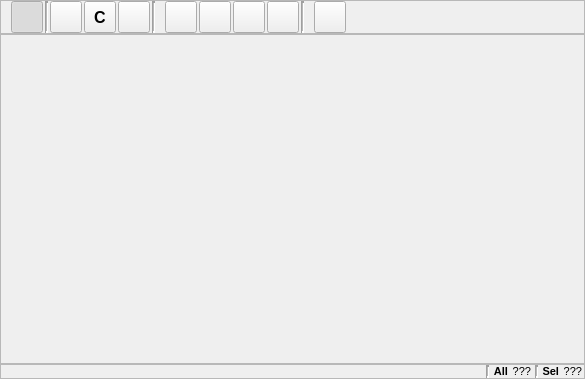
<?xml version="1.0" encoding="UTF-8"?>
<ui version="4.0">
 <class>SpeciesEditor</class>
 <widget class="QWidget" name="SpeciesEditor">
  <property name="geometry">
   <rect>
    <x>0</x>
    <y>0</y>
    <width>585</width>
    <height>379</height>
   </rect>
  </property>
  <property name="font">
   <font>
    <pointsize>9</pointsize>
   </font>
  </property>
  <property name="windowTitle">
   <string>Form</string>
  </property>
  <layout class="QVBoxLayout" name="verticalLayout">
   <property name="spacing">
    <number>0</number>
   </property>
   <property name="leftMargin">
    <number>0</number>
   </property>
   <property name="topMargin">
    <number>0</number>
   </property>
   <property name="rightMargin">
    <number>0</number>
   </property>
   <property name="bottomMargin">
    <number>0</number>
   </property>
   <item>
    <widget class="QFrame" name="ToolsFrame">
     <property name="font">
      <font>
       <pointsize>8</pointsize>
      </font>
     </property>
     <property name="frameShape">
      <enum>QFrame::StyledPanel</enum>
     </property>
     <property name="frameShadow">
      <enum>QFrame::Sunken</enum>
     </property>
     <layout class="QHBoxLayout" name="horizontalLayout_4">
      <property name="spacing">
       <number>2</number>
      </property>
      <property name="leftMargin">
       <number>2</number>
      </property>
      <property name="topMargin">
       <number>0</number>
      </property>
      <property name="rightMargin">
       <number>2</number>
      </property>
      <property name="bottomMargin">
       <number>0</number>
      </property>
      <item>
       <widget class="QLabel" name="ToolbarInteractionLabel">
        <property name="sizePolicy">
         <sizepolicy hsizetype="Fixed" vsizetype="Fixed">
          <horstretch>0</horstretch>
          <verstretch>0</verstretch>
         </sizepolicy>
        </property>
        <property name="maximumSize">
         <size>
          <width>24</width>
          <height>24</height>
         </size>
        </property>
        <property name="text">
         <string/>
        </property>
        <property name="pixmap">
         <pixmap>:/viewer_toolbar/icons/viewer_toolbar_interaction.svg</pixmap>
        </property>
        <property name="scaledContents">
         <bool>true</bool>
        </property>
       </widget>
      </item>
      <item>
       <widget class="QToolButton" name="InteractionViewButton">
        <property name="minimumSize">
         <size>
          <width>32</width>
          <height>32</height>
         </size>
        </property>
        <property name="maximumSize">
         <size>
          <width>32</width>
          <height>32</height>
         </size>
        </property>
        <property name="toolTip">
         <string>View mode</string>
        </property>
        <property name="text">
         <string/>
        </property>
        <property name="icon">
         <iconset>
          <normaloff>:/viewer/icons/viewer_interact.svg</normaloff>
          <normalon>:/viewer/icons/viewer_interact_on.svg</normalon>:/viewer/icons/viewer_interact.svg</iconset>
        </property>
        <property name="iconSize">
         <size>
          <width>24</width>
          <height>24</height>
         </size>
        </property>
        <property name="checkable">
         <bool>true</bool>
        </property>
        <property name="checked">
         <bool>true</bool>
        </property>
        <property name="autoExclusive">
         <bool>false</bool>
        </property>
       </widget>
      </item>
      <item>
       <widget class="Line" name="line">
        <property name="lineWidth">
         <number>2</number>
        </property>
        <property name="midLineWidth">
         <number>1</number>
        </property>
        <property name="orientation">
         <enum>Qt::Vertical</enum>
        </property>
       </widget>
      </item>
      <item>
       <widget class="QToolButton" name="InteractionDrawButton">
        <property name="minimumSize">
         <size>
          <width>32</width>
          <height>32</height>
         </size>
        </property>
        <property name="maximumSize">
         <size>
          <width>32</width>
          <height>32</height>
         </size>
        </property>
        <property name="toolTip">
         <string>Draw mode</string>
        </property>
        <property name="text">
         <string/>
        </property>
        <property name="icon">
         <iconset>
          <normaloff>:/viewer/icons/viewer_edit.svg</normaloff>
          <normalon>:/viewer/icons/viewer_edit_on.svg</normalon>:/viewer/icons/viewer_edit.svg</iconset>
        </property>
        <property name="iconSize">
         <size>
          <width>24</width>
          <height>24</height>
         </size>
        </property>
        <property name="checkable">
         <bool>true</bool>
        </property>
        <property name="checked">
         <bool>false</bool>
        </property>
        <property name="autoExclusive">
         <bool>false</bool>
        </property>
       </widget>
      </item>
      <item>
       <widget class="QToolButton" name="InteractionDrawElementButton">
        <property name="minimumSize">
         <size>
          <width>32</width>
          <height>32</height>
         </size>
        </property>
        <property name="maximumSize">
         <size>
          <width>32</width>
          <height>32</height>
         </size>
        </property>
        <property name="font">
         <font>
          <pointsize>12</pointsize>
          <weight>75</weight>
          <bold>true</bold>
         </font>
        </property>
        <property name="text">
         <string>C</string>
        </property>
        <property name="iconSize">
         <size>
          <width>24</width>
          <height>24</height>
         </size>
        </property>
       </widget>
      </item>
      <item>
       <widget class="QToolButton" name="InteractionDeleteButton">
        <property name="minimumSize">
         <size>
          <width>32</width>
          <height>32</height>
         </size>
        </property>
        <property name="maximumSize">
         <size>
          <width>32</width>
          <height>32</height>
         </size>
        </property>
        <property name="toolTip">
         <string>Delete mode</string>
        </property>
        <property name="text">
         <string/>
        </property>
        <property name="icon">
         <iconset>
          <normaloff>:/viewer/icons/viewer_delete.svg</normaloff>:/viewer/icons/viewer_delete.svg</iconset>
        </property>
        <property name="iconSize">
         <size>
          <width>24</width>
          <height>24</height>
         </size>
        </property>
        <property name="checkable">
         <bool>true</bool>
        </property>
        <property name="checked">
         <bool>false</bool>
        </property>
        <property name="autoExclusive">
         <bool>false</bool>
        </property>
       </widget>
      </item>
      <item>
       <widget class="Line" name="line_2">
        <property name="lineWidth">
         <number>2</number>
        </property>
        <property name="midLineWidth">
         <number>1</number>
        </property>
        <property name="orientation">
         <enum>Qt::Vertical</enum>
        </property>
       </widget>
      </item>
      <item>
       <widget class="QLabel" name="ToolbarVIewLabel">
        <property name="sizePolicy">
         <sizepolicy hsizetype="Fixed" vsizetype="Fixed">
          <horstretch>0</horstretch>
          <verstretch>0</verstretch>
         </sizepolicy>
        </property>
        <property name="maximumSize">
         <size>
          <width>24</width>
          <height>24</height>
         </size>
        </property>
        <property name="text">
         <string/>
        </property>
        <property name="pixmap">
         <pixmap>:/viewer_toolbar/icons/viewer_toolbar_view.svg</pixmap>
        </property>
        <property name="scaledContents">
         <bool>true</bool>
        </property>
       </widget>
      </item>
      <item>
       <widget class="QToolButton" name="ViewResetButton">
        <property name="minimumSize">
         <size>
          <width>32</width>
          <height>32</height>
         </size>
        </property>
        <property name="maximumSize">
         <size>
          <width>32</width>
          <height>32</height>
         </size>
        </property>
        <property name="toolTip">
         <string>Reset view, showing all data</string>
        </property>
        <property name="text">
         <string/>
        </property>
        <property name="icon">
         <iconset>
          <normaloff>:/viewer/icons/viewer_reset.svg</normaloff>:/viewer/icons/viewer_reset.svg</iconset>
        </property>
        <property name="iconSize">
         <size>
          <width>24</width>
          <height>24</height>
         </size>
        </property>
        <property name="checkable">
         <bool>false</bool>
        </property>
        <property name="checked">
         <bool>false</bool>
        </property>
        <property name="autoExclusive">
         <bool>false</bool>
        </property>
       </widget>
      </item>
      <item>
       <widget class="QToolButton" name="ViewSpheresButton">
        <property name="minimumSize">
         <size>
          <width>32</width>
          <height>32</height>
         </size>
        </property>
        <property name="maximumSize">
         <size>
          <width>32</width>
          <height>32</height>
         </size>
        </property>
        <property name="toolTip">
         <string>Use spheres for model display</string>
        </property>
        <property name="text">
         <string/>
        </property>
        <property name="icon">
         <iconset>
          <normaloff>:/viewer/icons/viewer_spheres.svg</normaloff>
          <normalon>:/viewer/icons/viewer_spheres_on.svg</normalon>:/viewer/icons/viewer_spheres.svg</iconset>
        </property>
        <property name="iconSize">
         <size>
          <width>24</width>
          <height>24</height>
         </size>
        </property>
        <property name="checkable">
         <bool>true</bool>
        </property>
        <property name="checked">
         <bool>false</bool>
        </property>
        <property name="autoExclusive">
         <bool>false</bool>
        </property>
       </widget>
      </item>
      <item>
       <widget class="QToolButton" name="ViewAxesVisibleButton">
        <property name="minimumSize">
         <size>
          <width>32</width>
          <height>32</height>
         </size>
        </property>
        <property name="maximumSize">
         <size>
          <width>32</width>
          <height>32</height>
         </size>
        </property>
        <property name="toolTip">
         <string>Toggle visibility of axes</string>
        </property>
        <property name="text">
         <string/>
        </property>
        <property name="icon">
         <iconset>
          <normaloff>:/viewer/icons/viewer_axes.svg</normaloff>
          <normalon>:/viewer/icons/viewer_axes_on.svg</normalon>:/viewer/icons/viewer_axes.svg</iconset>
        </property>
        <property name="iconSize">
         <size>
          <width>24</width>
          <height>24</height>
         </size>
        </property>
        <property name="checkable">
         <bool>true</bool>
        </property>
        <property name="checked">
         <bool>false</bool>
        </property>
        <property name="autoExclusive">
         <bool>false</bool>
        </property>
       </widget>
      </item>
      <item>
       <widget class="QToolButton" name="ViewCopyToClipboardButton">
        <property name="minimumSize">
         <size>
          <width>32</width>
          <height>32</height>
         </size>
        </property>
        <property name="maximumSize">
         <size>
          <width>32</width>
          <height>32</height>
         </size>
        </property>
        <property name="toolTip">
         <string>Copy current view contents to clipboard</string>
        </property>
        <property name="text">
         <string/>
        </property>
        <property name="icon">
         <iconset>
          <normaloff>:/viewer/icons/viewer_snapshot.svg</normaloff>:/viewer/icons/viewer_snapshot.svg</iconset>
        </property>
        <property name="iconSize">
         <size>
          <width>24</width>
          <height>24</height>
         </size>
        </property>
        <property name="checkable">
         <bool>false</bool>
        </property>
        <property name="checked">
         <bool>false</bool>
        </property>
        <property name="autoExclusive">
         <bool>false</bool>
        </property>
       </widget>
      </item>
      <item>
       <widget class="Line" name="line_5">
        <property name="lineWidth">
         <number>2</number>
        </property>
        <property name="midLineWidth">
         <number>1</number>
        </property>
        <property name="orientation">
         <enum>Qt::Vertical</enum>
        </property>
       </widget>
      </item>
      <item>
       <widget class="QLabel" name="ToolbarToolsLabel">
        <property name="sizePolicy">
         <sizepolicy hsizetype="Fixed" vsizetype="Fixed">
          <horstretch>0</horstretch>
          <verstretch>0</verstretch>
         </sizepolicy>
        </property>
        <property name="maximumSize">
         <size>
          <width>24</width>
          <height>24</height>
         </size>
        </property>
        <property name="text">
         <string/>
        </property>
        <property name="pixmap">
         <pixmap>:/viewer_toolbar/icons/viewer_toolbar_tools.svg</pixmap>
        </property>
        <property name="scaledContents">
         <bool>true</bool>
        </property>
       </widget>
      </item>
      <item>
       <widget class="QToolButton" name="ToolsCalculateBondingButton">
        <property name="minimumSize">
         <size>
          <width>32</width>
          <height>32</height>
         </size>
        </property>
        <property name="maximumSize">
         <size>
          <width>32</width>
          <height>32</height>
         </size>
        </property>
        <property name="toolTip">
         <string>Add missing bonds to the species</string>
        </property>
        <property name="text">
         <string/>
        </property>
        <property name="icon">
         <iconset>
          <normaloff>:/viewer/icons/viewer_calculatebonds.svg</normaloff>:/viewer/icons/viewer_calculatebonds.svg</iconset>
        </property>
        <property name="iconSize">
         <size>
          <width>24</width>
          <height>24</height>
         </size>
        </property>
        <property name="checkable">
         <bool>false</bool>
        </property>
        <property name="checked">
         <bool>false</bool>
        </property>
        <property name="autoExclusive">
         <bool>false</bool>
        </property>
       </widget>
      </item>
      <item>
       <spacer name="horizontalSpacer">
        <property name="orientation">
         <enum>Qt::Horizontal</enum>
        </property>
        <property name="sizeHint" stdset="0">
         <size>
          <width>40</width>
          <height>20</height>
         </size>
        </property>
       </spacer>
      </item>
     </layout>
    </widget>
   </item>
   <item>
    <widget class="QFrame" name="MainViewFrame">
     <property name="sizePolicy">
      <sizepolicy hsizetype="Expanding" vsizetype="Expanding">
       <horstretch>0</horstretch>
       <verstretch>0</verstretch>
      </sizepolicy>
     </property>
     <property name="minimumSize">
      <size>
       <width>300</width>
       <height>300</height>
      </size>
     </property>
     <property name="frameShape">
      <enum>QFrame::StyledPanel</enum>
     </property>
     <property name="frameShadow">
      <enum>QFrame::Sunken</enum>
     </property>
     <layout class="QHBoxLayout" name="horizontalLayout">
      <property name="spacing">
       <number>0</number>
      </property>
      <property name="leftMargin">
       <number>0</number>
      </property>
      <property name="topMargin">
       <number>0</number>
      </property>
      <property name="rightMargin">
       <number>0</number>
      </property>
      <property name="bottomMargin">
       <number>0</number>
      </property>
      <item>
       <widget class="SpeciesViewer" name="SpeciesView" native="true">
        <property name="sizePolicy">
         <sizepolicy hsizetype="Expanding" vsizetype="Expanding">
          <horstretch>0</horstretch>
          <verstretch>3</verstretch>
         </sizepolicy>
        </property>
        <property name="cursor">
         <cursorShape>CrossCursor</cursorShape>
        </property>
        <property name="mouseTracking">
         <bool>true</bool>
        </property>
        <property name="focusPolicy">
         <enum>Qt::WheelFocus</enum>
        </property>
       </widget>
      </item>
     </layout>
    </widget>
   </item>
   <item>
    <widget class="QFrame" name="InfoFrame">
     <property name="font">
      <font>
       <pointsize>8</pointsize>
      </font>
     </property>
     <property name="frameShape">
      <enum>QFrame::StyledPanel</enum>
     </property>
     <property name="frameShadow">
      <enum>QFrame::Sunken</enum>
     </property>
     <layout class="QHBoxLayout" name="horizontalLayout_2">
      <property name="spacing">
       <number>4</number>
      </property>
      <property name="leftMargin">
       <number>2</number>
      </property>
      <property name="topMargin">
       <number>0</number>
      </property>
      <property name="rightMargin">
       <number>2</number>
      </property>
      <property name="bottomMargin">
       <number>0</number>
      </property>
      <item>
       <widget class="QLabel" name="ModeLabel">
        <property name="sizePolicy">
         <sizepolicy hsizetype="Ignored" vsizetype="Preferred">
          <horstretch>0</horstretch>
          <verstretch>0</verstretch>
         </sizepolicy>
        </property>
        <property name="text">
         <string/>
        </property>
        <property name="alignment">
         <set>Qt::AlignLeading|Qt::AlignLeft|Qt::AlignVCenter</set>
        </property>
       </widget>
      </item>
      <item>
       <widget class="Line" name="line_3">
        <property name="lineWidth">
         <number>2</number>
        </property>
        <property name="midLineWidth">
         <number>1</number>
        </property>
        <property name="orientation">
         <enum>Qt::Vertical</enum>
        </property>
       </widget>
      </item>
      <item>
       <widget class="QLabel" name="FormulaPreLabel">
        <property name="sizePolicy">
         <sizepolicy hsizetype="Maximum" vsizetype="Preferred">
          <horstretch>0</horstretch>
          <verstretch>0</verstretch>
         </sizepolicy>
        </property>
        <property name="font">
         <font>
          <weight>75</weight>
          <bold>true</bold>
         </font>
        </property>
        <property name="text">
         <string>All</string>
        </property>
        <property name="alignment">
         <set>Qt::AlignRight|Qt::AlignTrailing|Qt::AlignVCenter</set>
        </property>
       </widget>
      </item>
      <item>
       <widget class="QLabel" name="FormulaLabel">
        <property name="sizePolicy">
         <sizepolicy hsizetype="Maximum" vsizetype="Preferred">
          <horstretch>0</horstretch>
          <verstretch>0</verstretch>
         </sizepolicy>
        </property>
        <property name="text">
         <string>???</string>
        </property>
        <property name="alignment">
         <set>Qt::AlignRight|Qt::AlignTrailing|Qt::AlignVCenter</set>
        </property>
       </widget>
      </item>
      <item>
       <widget class="Line" name="line_4">
        <property name="lineWidth">
         <number>2</number>
        </property>
        <property name="midLineWidth">
         <number>1</number>
        </property>
        <property name="orientation">
         <enum>Qt::Vertical</enum>
        </property>
       </widget>
      </item>
      <item>
       <widget class="QLabel" name="SelectionPreLabel">
        <property name="sizePolicy">
         <sizepolicy hsizetype="Maximum" vsizetype="Preferred">
          <horstretch>0</horstretch>
          <verstretch>0</verstretch>
         </sizepolicy>
        </property>
        <property name="font">
         <font>
          <weight>75</weight>
          <bold>true</bold>
         </font>
        </property>
        <property name="text">
         <string>Sel</string>
        </property>
        <property name="alignment">
         <set>Qt::AlignRight|Qt::AlignTrailing|Qt::AlignVCenter</set>
        </property>
       </widget>
      </item>
      <item>
       <widget class="QLabel" name="SelectionLabel">
        <property name="sizePolicy">
         <sizepolicy hsizetype="Maximum" vsizetype="Preferred">
          <horstretch>0</horstretch>
          <verstretch>0</verstretch>
         </sizepolicy>
        </property>
        <property name="text">
         <string>???</string>
        </property>
        <property name="alignment">
         <set>Qt::AlignRight|Qt::AlignTrailing|Qt::AlignVCenter</set>
        </property>
       </widget>
      </item>
     </layout>
    </widget>
   </item>
  </layout>
 </widget>
 <customwidgets>
  <customwidget>
   <class>SpeciesViewer</class>
   <extends>QWidget</extends>
   <header>gui/speciesviewer.hui</header>
   <container>1</container>
  </customwidget>
 </customwidgets>
 <resources>
  <include location="../main.qrc"/>
 </resources>
 <connections/>
</ui>
